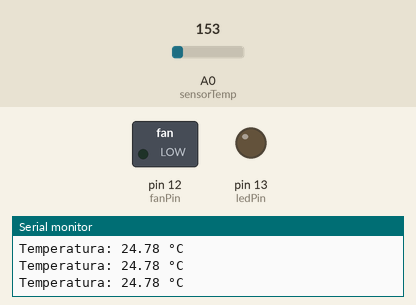
Simulated run of this sketch. Board: Arduino Uno, built with avr-gcc and run on an emulated ATmega328P. Parts: switched loads named in the sketch (green lamp = pin HIGH), output pins drawn as LEDs (lit = HIGH), the last lines printed to the serial monitor. The test bench sets the inputs (shaded band); at power-on: A0 (sensorTemp) = 153.

Above: at 1.2 s.
1.3 s: A0 (sensorTemp) set to 124
4.3 s: A0 (sensorTemp) set to 114
At 4.7 s:
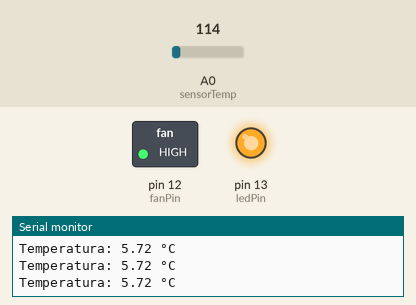
Timing chart, 0 to 7.3 s (numbered marks = the images above; inputs shaded):
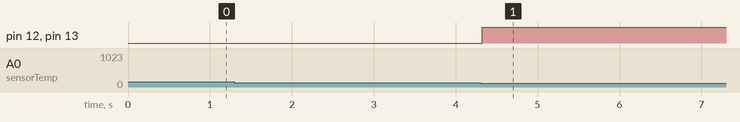

The sketch:

grand_jarv_snaget1.ino
```cpp
const int sensorTemp = A0;
const int ledPin = 13;
const int fanPin = 12;

void setup() {
    Serial.begin(9600);
    pinMode(ledPin, OUTPUT);
    pinMode(fanPin, OUTPUT);
}

void loop() {
    int lectura = analogRead(sensorTemp);
    float voltaje = lectura * (5.0 / 1023.0);
    float temperatura = (voltaje - 0.5) * 100.0;

    Serial.print("Temperatura: ");
    Serial.print(temperatura);
    Serial.println(" °C");

    if (temperatura < 5) {
        digitalWrite(ledPin, HIGH);
        delay(500);
        digitalWrite(ledPin, LOW);
        delay(500);
        digitalWrite(fanPin, LOW);
    }
    else if (temperatura >= 6 && temperatura <= 25) {
        digitalWrite(ledPin, LOW);
        digitalWrite(fanPin, LOW);
    }
    else {
        digitalWrite(ledPin, HIGH);
        digitalWrite(fanPin, HIGH);
    }
}
```

Measured:
- the behaviour switches between 115 and 114 on A0 (sensorTemp) (found by bisection; images 0 and 1)
- after the input at 4.3 s, pin 12 (fanPin), pin 13 (ledPin): LOW → HIGH at once
